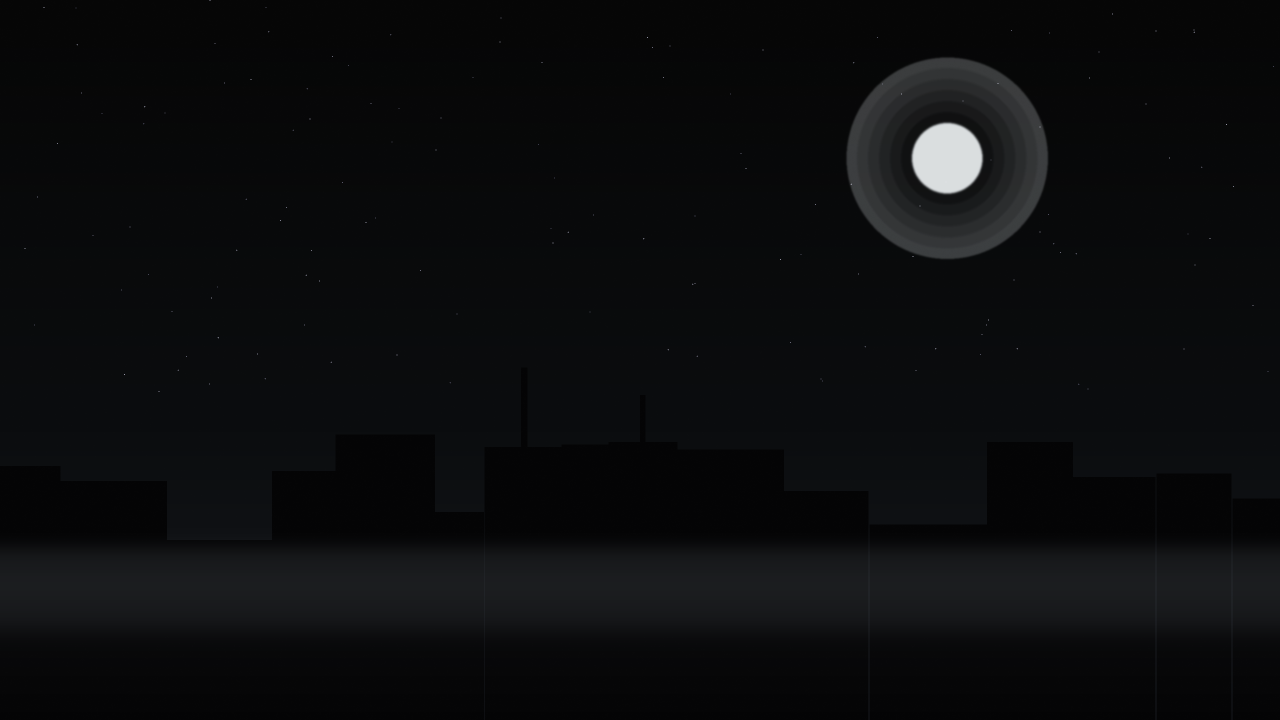
#> input picture configs/wallpaper/icarus-midnight.png, 2560 x 1440 px (shown at 1/2 size)
$ python icarus-palette.py ../configs/wallpaper/icarus-midnight.png
#> lines starting #> are read from the running program, lines starting #| are printed output that depends on the picture
#!/usr/bin/env python3
import sys
import os
import subprocess
import colorsys
import argparse
from pathlib import Path

try:
    from PIL import Image
except ImportError:
    print("Error: Pillow is not installed. Install with 'pacman -S python-pillow'")
    sys.exit(1)

def get_vibrant_color(img_path):
    img = Image.open(img_path).convert('RGB')
    # Resize for fast processing
    img.thumbnail((200, 200))
    # Quantize to 16 colors using fast octree
    quantized = img.quantize(colors=16, method=Image.Quantize.FASTOCTREE).convert('RGB')
    colors = quantized.getcolors(40000)

    # Fallback default: Intelligent Darkness Steel Blue
    best_color = (74, 109, 140)
    max_vibrancy = -1

    for count, color in colors:
        r, g, b = color
        h, l, s = colorsys.rgb_to_hls(r/255.0, g/255.0, b/255.0)

        # Vibrancy score: prioritize high saturation, penalize extremes in lightness
        # We want accents that pop against dark backgrounds (lightness 0.3 - 0.7)
        if 0.2 < l < 0.8:
            score = s * count
            if score > max_vibrancy:
                max_vibrancy = score
                best_color = color

    return best_color

def rgb_to_hex(r, g, b):
    return f"#{r:02x}{g:02x}{b:02x}"

def generate_theme_files(accent_rgb):
    r, g, b = accent_rgb
    h, l, s = colorsys.rgb_to_hls(r/255.0, g/255.0, b/255.0)

    # Accent Main
    accent = rgb_to_hex(r, g, b)

    # Accent Lighter (for highlights/hover)
    lr, lg, lb = colorsys.hls_to_rgb(h, min(1.0, l + 0.15), s)
    accent_light = rgb_to_hex(int(lr*255), int(lg*255), int(lb*255))

    # Accent Darker (for borders/inactive states)
    dr, dg, db = colorsys.hls_to_rgb(h, max(0.0, l - 0.2), s)
    accent_dark = rgb_to_hex(int(dr*255), int(dg*255), int(db*255))

    # Intelligent Darkness base colors (Static)
    bg_base = "#050505"
    bg_surface = "#0A0A0A"
    bg_elevated = "#121416"
    text_primary = "#C7CACD"
    # Warm is deliberately stable: it is reserved for power, warnings, and
    # status affordances, while the extracted accent follows the wallpaper.
    accent_warm = "#D4845A"

    theme_dir = Path.home() / ".config" / "icarus" / "theme"
    theme_dir.mkdir(parents=True, exist_ok=True)

    # 1. Hyprland colors.conf
    hypr_conf = f"""# Auto-generated by Icarus Palette
$bgBase = rgb(050505)
$bgSurface = rgb(0A0A0A)
$bgElevated = rgb(121416)
$textPrimary = rgb(C7CACD)
$accent = rgb({accent[1:]})
$accentLight = rgb({accent_light[1:]})
$accentDark = rgb({accent_dark[1:]})
$accentWarm = rgb(D4845A)
"""
    with open(theme_dir / "colors.conf", "w") as f:
        f.write(hypr_conf)

    # 2. CSS variables (Waybar, Wlogout)
    css_conf = f"""/* Auto-generated by Icarus Palette */
@define-color bgBase {bg_base};
@define-color bgSurface {bg_surface};
@define-color bgElevated {bg_elevated};
@define-color textPrimary {text_primary};
@define-color accent {accent};
@define-color accentLight {accent_light};
@define-color accentDark {accent_dark};
@define-color accentWarm {accent_warm};
"""
    with open(theme_dir / "colors.css", "w") as f:
        f.write(css_conf)

    # 3. Shell variables (for bash scripts)
    sh_conf = f"""# Auto-generated by Icarus Palette
export ICARUS_BG_BASE="{bg_base}"
export ICARUS_BG_SURFACE="{bg_surface}"
export ICARUS_BG_ELEVATED="{bg_elevated}"
export ICARUS_TEXT="{text_primary}"
export ICARUS_ACCENT="{accent}"
export ICARUS_ACCENT_LIGHT="{accent_light}"
export ICARUS_ACCENT_DARK="{accent_dark}"
export ICARUS_ACCENT_WARM="{accent_warm}"
"""
    with open(theme_dir / "colors.sh", "w") as f:
        f.write(sh_conf)

    # 4. Rofi colors.rasi
    rofi_conf = f"""/* Auto-generated by Icarus Palette */
* {{
    bg-base: {bg_base};
    bg-surface: {bg_surface};
    bg-elevated: {bg_elevated};
    text-primary: {text_primary};
    accent: {accent};
    accent-light: {accent_light};
    accent-dark: {accent_dark};
    accent-warm: {accent_warm};
}}
"""
    with open(theme_dir / "colors.rasi", "w") as f:
        f.write(rofi_conf)

    # 5. GTK CSS override
    gtk_conf = f"""/* Auto-generated by Icarus Palette */
@define-color accent_color {accent};
@define-color accent_bg_color {accent};
@define-color accent_fg_color {text_primary};
"""
    with open(theme_dir / "gtk.css", "w") as f:
        f.write(gtk_conf)

    # 6. Eww colors.scss
    scss_conf = f"""/* Auto-generated by Icarus Palette */
$bgBase: {bg_base};
$bgSurface: {bg_surface};
$bgElevated: {bg_elevated};
$textPrimary: {text_primary};
$accent: {accent};
$accentLight: {accent_light};
$accentDark: {accent_dark};
$accentWarm: {accent_warm};
"""
    with open(theme_dir / "colors.scss", "w") as f:
        f.write(scss_conf)

    # 7. Dunst drop-in config
    dunst_dir = Path.home() / ".config" / "dunst" / "dunstrc.d"
    dunst_dir.mkdir(parents=True, exist_ok=True)
    dunst_conf = f"""# Auto-generated by Icarus Palette
[urgency_low]
    background = "{bg_surface}"
    foreground = "{text_primary}"
    frame_color = "{accent_dark}"

[urgency_normal]
    background = "{bg_surface}"
    foreground = "{text_primary}"
    frame_color = "{accent}"

[urgency_critical]
    background = "{bg_surface}"
    foreground = "{text_primary}"
    frame_color = "{accent_light}"
"""
    with open(dunst_dir / "10-colors.conf", "w") as f:
        f.write(dunst_conf)

    # 8. Kitty Terminal Colors
    kitty_dir = Path.home() / ".config" / "kitty"
    kitty_dir.mkdir(parents=True, exist_ok=True)
    kitty_conf = f"""# Auto-generated by Icarus Palette
background {bg_base}
foreground {text_primary}
selection_background {accent_dark}
selection_foreground {text_primary}
url_color {accent_light}
cursor {accent}
active_border_color {accent}
inactive_border_color {accent_dark}
active_tab_background {accent}
active_tab_foreground {bg_base}
inactive_tab_background {bg_surface}
inactive_tab_foreground {text_primary}
"""
    with open(kitty_dir / "colors.conf", "w") as f:
        f.write(kitty_conf)

    # 9. Update Cava config if it exists
    cava_config = Path.home() / ".config" / "cava" / "config"
    if cava_config.exists():
        update_cava(cava_config, accent_rgb)
        # Soft reload cava
        os.system("killall -SIGUSR1 cava 2>/dev/null")

# [56 lines left out: functions update_cava, extract_video_frame, not called in this run]

def main():
    parser = argparse.ArgumentParser(description="Icarus Dynamic Palette Generator")
    parser.add_argument("image", help="Path to the wallpaper image")
    args = parser.parse_args()

    if not os.path.exists(args.image):
        print(f"Error: {args.image} not found.")
        sys.exit(1)

    image_path = args.image
    _, ext = os.path.splitext(image_path.lower())
    if ext in ('.mp4', '.webm', '.mkv'):
        print(f"Detected video wallpaper: {image_path}. Extracting representative frame...")
        extracted = extract_video_frame(image_path)
        if extracted:
            image_path = extracted
        else:
            image_path = "/usr/share/backgrounds/icarus/icarus-midnight.png"
            if not os.path.exists(image_path):
                print("Warning: default static wallpaper not found.")

    print(f"Extracting vibrant colors from {image_path}...")
    try:
        accent_rgb = get_vibrant_color(image_path)
#> in get_vibrant_color, img is the input picture: PIL image 2560x1440 RGB; mean R, G, B 11.6, 12.5, 13.8
#> in get_vibrant_color, `img.thumbnail((200, 200))`:
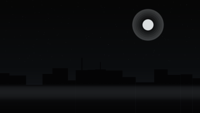
#> img: PIL image 200x113 RGB; mean R, G, B 11.5, 12.5, 13.8
#> in get_vibrant_color, `colors = quantized.getcolors(40000)`: colors = 16 items
#> the loop in get_vibrant_color, `for count, color in colors:` made 16 passes
#> (count, r, g, b, h, l, s, score) on passes 3, 4, 5, 7, 8: (1, 190, 194, 195, 0.533, 0.755, 0.04, 0.04), (6, 158, 161, 162, 0.542, 0.627, 0.0211, 0.126), (16, 97, 99, 100, 0.556, 0.386, 0.0152, 0.244), (35, 60, 62, 64, 0.583, 0.243, 0.0323, 1.13), (224, 53, 55, 56, 0.556, 0.214, 0.0275, 6.17)
#> (count, r, g, b, h, l, s, score) on pass 6: (7, 61, 64, 64, 0.5, 0.245, 0.024, 0.168)
#> after the loop in get_vibrant_color, `for count, color in colors:`: max_vibrancy = 6.17
#> accent_rgb = (53, 55, 56)
    except Exception as e:
        print(f"Error reading image {image_path}: {e}. Using fallback color.")
        accent_rgb = (74, 109, 140)

    generate_theme_files(accent_rgb)
#> in generate_theme_files, `r, g, b = accent_rgb`: r = 53; g = 55; b = 56
#> in generate_theme_files, `h, l, s = colorsys.rgb_to_hls(r/255.0, g/255.0, b/255.0)`: h = 0.556; l = 0.214; s = 0.0275
#> in generate_theme_files, `accent = rgb_to_hex(r, g, b)`: accent = '#353738'
#> in generate_theme_files, `lr, lg, lb = colorsys.hls_to_rgb(h, min(1.0, l + 0.15), s)`: lr = 0.354; lg = 0.367; lb = 0.374
#> in generate_theme_files, `accent_light = rgb_to_hex(int(lr*255), int(lg*255), int(lb*255))`: accent_light = '#5a5d5f'
#> in generate_theme_files, `dr, dg, db = colorsys.hls_to_rgb(h, max(0.0, l - 0.2), s)`: dr = 0.0133; dg = 0.0139; db = 0.0141
#> in generate_theme_files, `accent_dark = rgb_to_hex(int(dr*255), int(dg*255), int(db*255))`: accent_dark = '#030303'

    print("Icarus palette updated successfully.")

    # Reload hyprland and waybar silently if running
    os.system("hyprctl reload >/dev/null 2>&1")
    os.system("killall -SIGUSR2 waybar >/dev/null 2>&1")
    # Dunst reads the generated dunstrc.d drop-in. Reload the existing daemon
    # instead of racing a kill-and-restart against Hyprland's autostart.
    os.system("dunstctl reload >/dev/null 2>&1")
    os.system("killall -SIGUSR1 kitty >/dev/null 2>&1")

if __name__ == "__main__":
    main()
